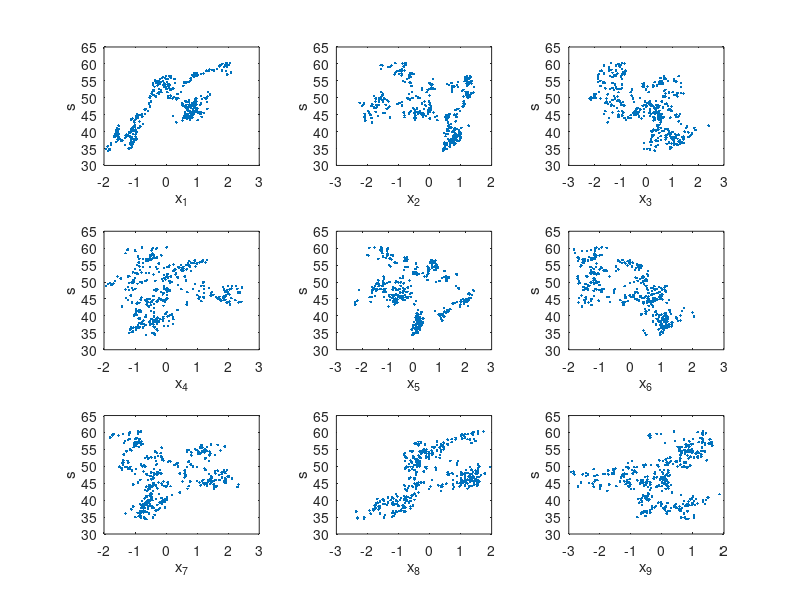
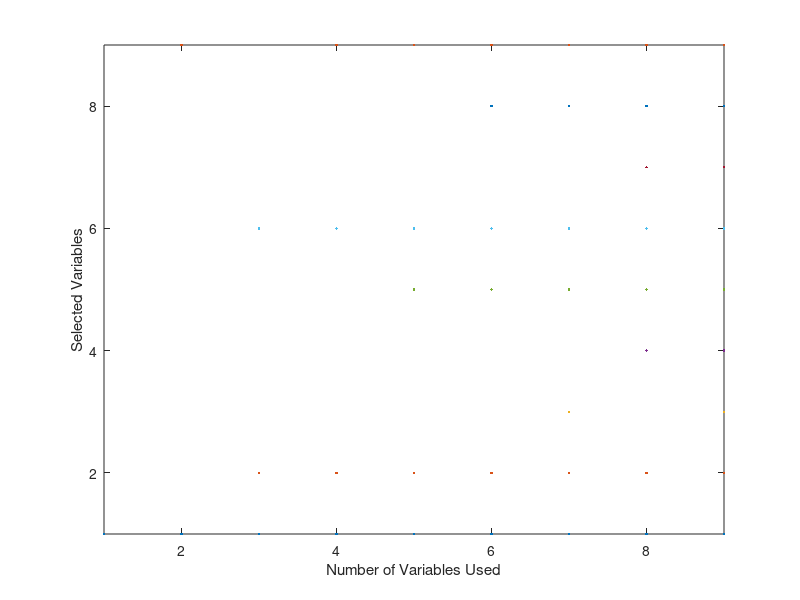

Reproduce these figures in MATLAB, in order. (Note: a time limit stopped this script after it produced the figures.)
% lab1.m
% [Parker Hegstrom]
% [October 3, 2013]



clear
load DatosP1
format long

nTrain=length(xTrain);
nVal=380;
nTest=190;
mx = mean(xTrain); stdx = std(xTrain);
xTrain = (xTrain - ones(nTrain,1)*mx)./(ones(nTrain, 1)*stdx);
xVal = (xVal - ones(nVal,1)*mx)./(ones(nVal,1)*stdx);
xTest = (xTest - ones(nTest,1)*mx)./(ones(nTest,1)*stdx);


%% Create Figure

figure(1)

for k=1:9
    subplot(3,3,k)
    plot(xTrain(:,k),sTrain,'.')
    ylabel('s')
    xlabel(strcat('x_{',int2str(k),'}'))
end


%% Estimation

on = ones(380,1);
xTraine = [on,xTrain]; % add row of 1's to xTrain
Xe = (xTraine' * xTraine);
We = inv(Xe) * xTraine' * sTrain % column vec holding coefs
Wet = We';
xTrainet = xTraine';
sHAT = Wet*xTrainet;
MSE = mean((sTrain-sHAT').^2) % value for MSE using all vars


Wo=We(1,1)*ones(380,1);
MSEO = mean((sTrain-Wo).^2) % value for MSE using base estimator


%% Calculate for 2.b (without the Wo part)
idx = zeros(2^9-1,9);
MSEAll = zeros(511,1);
WeShort = We(2:end);


Best = [10000;10000;10000;10000;10000;10000;10000;10000;10000];
BestLogical = zeros(9,9);



for k = 1:2^9-1
    idx = bitget(k,1:9);
    numOfVars = sum(idx);
    idxLogical = logical(bitget(k,1:9));
    XTrainNew = [ones(nTrain,1) xTrain(:,idxLogical)];
    WeNew = [We(1) ; WeShort(idxLogical)];
    sHatNew = WeNew' * XTrainNew';
    MSE = mean((sTrain-sHatNew').^2);
    if MSE < Best(numOfVars)
        Best(numOfVars) = MSE;
        BestLogical(numOfVars,:) = idx;
    end
    
end



figure(2)

t=1:9;
for k=1:9
    BestLogical(k,:) = BestLogical(k,:).*t;
end

plot(t, BestLogical,'.')
axis([1 9 1 9])
ylabel('Selected Variables')
xlabel('Number of Variables Used')

% note can also use spy(matrix with ones and 0s) to make the figure


%% Part 3

x1Train = xTrain(:,1);
x1TrainAll = [x1Train x1Train.^2 x1Train.^3 x1Train.^4 ...
    x1Train.^5 x1Train.^6 x1Train.^7 x1Train.^8];
x1WeAll = zeros(8,8);
x1MSEAll = zeros(8,1); %%%% now fill this out


for k=1:8
    x1TrainNew = [on x1TrainAll(:,1:k)];
    x1WeNew = inv(x1TrainNew' * x1TrainNew) * x1TrainNew' * sTrain;
    for j=1:length(x1WeNew)
        x1WeAll(j,k) = x1WeNew(j);
    end
    sHat = x1WeNew' * x1TrainNew';
    x1MSE = mean((sTrain - sHat').^2);
    x1MSEAll(k) = x1MSE;
end



% x1TrainOnes = on;
% x1WeOnes = inv(x1TrainOnes' * x1TrainOnes) * x1TrainOnes' * sTrain;
% sHatOnes =

t = 0:8;

figure(3)
plot(t,[MSEO;x1MSEAll],'o')             % here concatenate the MSEO val
title('MSE vs. Degree of Polynomial')
xlabel('Degree of Polynomial')
ylabel('MSE')


%% Part 3 b

% use x1Train(randperm(n,k))

ALLMSEVal = zeros(8,1000);
ALLMSETrain = zeros(8,1000);
allValToPlot = zeros(8,8);
allTrainToPlot = zeros(8,8);

% choosing i number of samples to make the model

count = 1;
for i=20:20:160

    
    for n=1:1000 % because random, we need to average over 1000 trials
        randSample = randperm(380,i); % getting i random numbers
        x1Train = xTrain(randSample,1);
        sTrainRand = sTrain(randSample,1);
        x1TrainAll = [x1Train x1Train.^2 x1Train.^3 x1Train.^4 ...
            x1Train.^5 x1Train.^6 x1Train.^7 x1Train.^8];
        x1WeAll = zeros(8,8);
        x1MSETrainAll = zeros(8,1);
        x1MSEValAll = zeros(8,1); %%%% now fill this out
        x1Val = xVal(:,1);
        x1ValAll = [x1Val x1Val.^2 x1Val.^3 x1Val.^4 x1Val.^5 x1Val.^6 ...
            x1Val.^7 x1Val.^8];
        
        
        % determine coefs for different order of function
        for k=1:8
            x1TrainNew = [on(1:i) x1TrainAll(:,1:k)]; % concatenating column of 1's
            x1ValNew = [on x1ValAll(:,1:k)];
            x1WeNew = inv(x1TrainNew' * x1TrainNew) * x1TrainNew' * sTrainRand;
            
            x1WeAll(1:length(x1WeNew),k) = x1WeNew;
            
            sHat = x1WeNew' * x1TrainNew';
            
            sHatVal = x1WeNew' * x1ValNew';
            x1MSETrain = mean((sTrain(randSample) - sHat').^2);
            x1MSEVal = mean((sVal - sHatVal').^2);
            x1MSETrainAll(k) = x1MSETrain;
            x1MSEValAll(k) = x1MSEVal;
        end
        
        ALLMSETrain(:,n) = x1MSETrainAll;
        ALLMSEVal(:,n) = x1MSEValAll;
        
    end
    
    averageMSEVal = zeros(8,1);
    averageMSETrain = zeros(8,1);
    
    for k=1:8
        averageMSEVal(k) = mean(ALLMSEVal(k,:));
        averageMSETrain(k) = mean(ALLMSETrain(k,:));
    end
    
    % these vectors contain the avg MSE calculated for each value of i
    % (the number of random samples chosen)
    allValToPlot(:,count) =  averageMSEVal;
    allTrainToPlot(:,count) = averageMSETrain;
    count = count +1;
end


% Create the last figure 

figure(4)
K = 1:1:8;
h = plot(K',allTrainToPlot, '-', K', allValToPlot, '--')
% set marker styles
set(h(9),'Marker','+');
set(h(10),'Marker','o');
set(h(11),'Marker','*');
set(h(12),'Marker','x');
set(h(13),'Marker','s');
set(h(14),'Marker','d');
set(h(15),'Marker','p');
set(h(16),'Marker','h');
% create legend
legend(h(9:16),'K = 20','K = 40','K = 60','K = 80',...
                'K = 100','K = 120','K = 140','K = 160')
title('MSE vs. Degree of the Model')
xlabel('Degree of Model')
ylabel('MSE')
axis([1 8 0 50])
